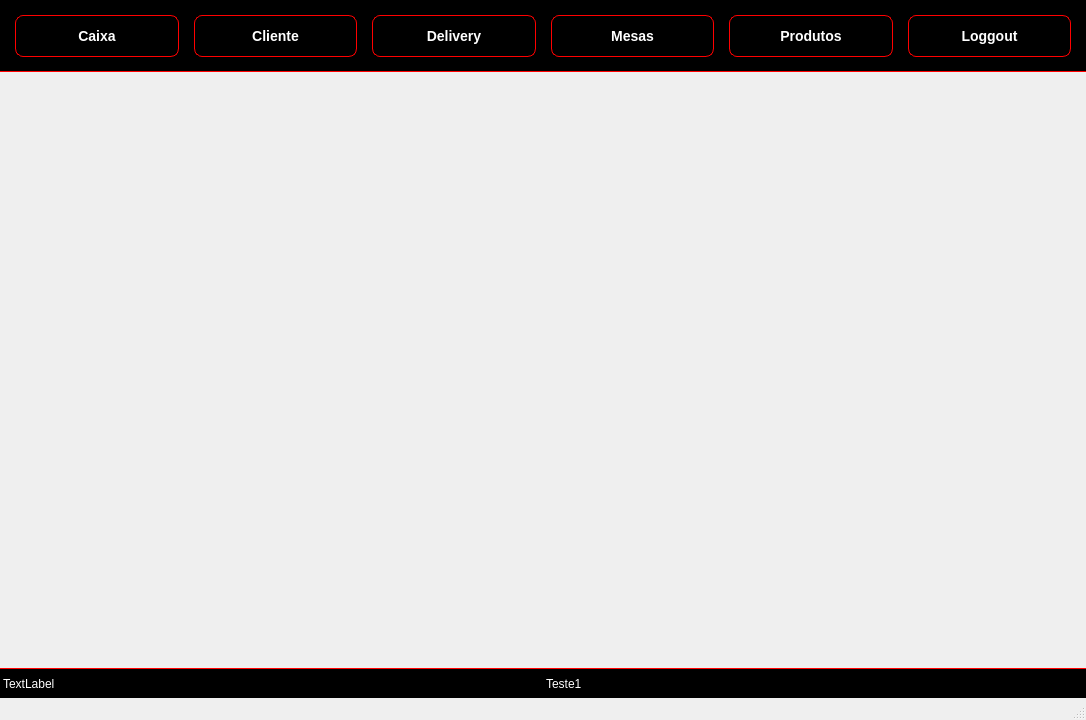
<?xml version="1.0" encoding="UTF-8"?>
<ui version="4.0">
 <class>MainWindow</class>
 <widget class="QMainWindow" name="MainWindow">
  <property name="geometry">
   <rect>
    <x>0</x>
    <y>0</y>
    <width>1086</width>
    <height>720</height>
   </rect>
  </property>
  <property name="minimumSize">
   <size>
    <width>1086</width>
    <height>720</height>
   </size>
  </property>
  <property name="windowTitle">
   <string>MainWindow</string>
  </property>
  <widget class="QWidget" name="centralwidget">
   <property name="styleSheet">
    <string notr="true"/>
   </property>
   <layout class="QVBoxLayout" name="verticalLayout">
    <property name="spacing">
     <number>0</number>
    </property>
    <property name="leftMargin">
     <number>0</number>
    </property>
    <property name="topMargin">
     <number>0</number>
    </property>
    <property name="rightMargin">
     <number>0</number>
    </property>
    <property name="bottomMargin">
     <number>0</number>
    </property>
    <item>
     <widget class="QWidget" name="widget" native="true">
      <property name="sizePolicy">
       <sizepolicy hsizetype="Expanding" vsizetype="Preferred">
        <horstretch>0</horstretch>
        <verstretch>0</verstretch>
       </sizepolicy>
      </property>
      <property name="maximumSize">
       <size>
        <width>16777215</width>
        <height>100</height>
       </size>
      </property>
      <property name="styleSheet">
       <string notr="true">QWidget {
	background-color: rgb(0, 0, 0);
    border-bottom: 1px solid red;
    
    /* Gradiente para profundidade */
    background: qlineargradient(x1: 0, y1: 0, x2: 0, y2: 1,
        stop: 0 #000000, 
        stop: 0.5 #000000,
        stop: 1 #000000);
    
    /* Sombra externa para efeito 3D */
    box-shadow: 3px 3px 5px rgba(0, 0, 0, 0.2),
                -1px -1px 2px rgba(255, 255, 255, 0.3);
}</string>
      </property>
      <layout class="QHBoxLayout" name="horizontalLayout_2">
       <property name="spacing">
        <number>15</number>
       </property>
       <property name="leftMargin">
        <number>15</number>
       </property>
       <property name="topMargin">
        <number>15</number>
       </property>
       <property name="rightMargin">
        <number>15</number>
       </property>
       <property name="bottomMargin">
        <number>15</number>
       </property>
       <item>
        <widget class="QPushButton" name="btn_caixa">
         <property name="styleSheet">
          <string notr="true">QPushButton {
    background: qlineargradient(x1: 0, y1: 0, x2: 0, y2: 1,
        stop: 0 #000000, stop: 1 #000000);
    color: white;
    border: 1px solid red;
    padding: 12px 24px;
    border-radius: 8px;
    font-weight: bold;
    font-size: 14px;
}

QPushButton:hover {
    background: qlineargradient(x1: 0, y1: 0, x2: 0, y2: 1,
        stop: 0 #4e4e4e, stop: 1 #4e4e4e);
}

QPushButton:pressed {
    background: qlineargradient(x1: 0, y1: 0, x2: 0, y2: 1,
        stop: 0 #1a5fb4, stop: 1 #4a00e0);
}</string>
         </property>
         <property name="text">
          <string>Caixa</string>
         </property>
         <property name="icon">
          <iconset theme="QIcon::ThemeIcon::GoHome"/>
         </property>
         <property name="iconSize">
          <size>
           <width>35</width>
           <height>35</height>
          </size>
         </property>
        </widget>
       </item>
       <item>
        <widget class="QPushButton" name="btn_clientes">
         <property name="styleSheet">
          <string notr="true">QPushButton {
    background: qlineargradient(x1: 0, y1: 0, x2: 0, y2: 1,
        stop: 0 #000000, stop: 1 #000000);
    color: white;
    border: 1px solid red;
    padding: 12px 24px;
    border-radius: 8px;
    font-weight: bold;
    font-size: 14px;
}

QPushButton:hover {
    background: qlineargradient(x1: 0, y1: 0, x2: 0, y2: 1,
        stop: 0 #4e4e4e, stop: 1 #4e4e4e);
}

QPushButton:pressed {
    background: qlineargradient(x1: 0, y1: 0, x2: 0, y2: 1,
        stop: 0 #1a5fb4, stop: 1 #4a00e0);
}</string>
         </property>
         <property name="text">
          <string>Cliente</string>
         </property>
         <property name="icon">
          <iconset theme="QIcon::ThemeIcon::ContactNew"/>
         </property>
         <property name="iconSize">
          <size>
           <width>35</width>
           <height>35</height>
          </size>
         </property>
        </widget>
       </item>
       <item>
        <widget class="QPushButton" name="btn_delivery">
         <property name="styleSheet">
          <string notr="true">QPushButton {
    background: qlineargradient(x1: 0, y1: 0, x2: 0, y2: 1,
        stop: 0 #000000, stop: 1 #000000);
    color: white;
    border: 1px solid red;
    padding: 12px 24px;
    border-radius: 8px;
    font-weight: bold;
    font-size: 14px;
}

QPushButton:hover {
    background: qlineargradient(x1: 0, y1: 0, x2: 0, y2: 1,
        stop: 0 #4e4e4e, stop: 1 #4e4e4e);
}

QPushButton:pressed {
    background: qlineargradient(x1: 0, y1: 0, x2: 0, y2: 1,
        stop: 0 #1a5fb4, stop: 1 #4a00e0);
}</string>
         </property>
         <property name="text">
          <string>Delivery</string>
         </property>
         <property name="icon">
          <iconset theme="QIcon::ThemeIcon::CallStart"/>
         </property>
         <property name="iconSize">
          <size>
           <width>35</width>
           <height>35</height>
          </size>
         </property>
        </widget>
       </item>
       <item>
        <widget class="QPushButton" name="btn_mesas">
         <property name="styleSheet">
          <string notr="true">QPushButton {
    background: qlineargradient(x1: 0, y1: 0, x2: 0, y2: 1,
        stop: 0 #000000, stop: 1 #000000);
    color: white;
    border: 1px solid red;
    padding: 12px 24px;
    border-radius: 8px;
    font-weight: bold;
    font-size: 14px;
}

QPushButton:hover {
    background: qlineargradient(x1: 0, y1: 0, x2: 0, y2: 1,
        stop: 0 #4e4e4e, stop: 1 #4e4e4e);
}

QPushButton:pressed {
    background: qlineargradient(x1: 0, y1: 0, x2: 0, y2: 1,
        stop: 0 #1a5fb4, stop: 1 #4a00e0);
}</string>
         </property>
         <property name="text">
          <string>Mesas</string>
         </property>
         <property name="icon">
          <iconset theme="QIcon::ThemeIcon::FolderNew"/>
         </property>
         <property name="iconSize">
          <size>
           <width>35</width>
           <height>35</height>
          </size>
         </property>
        </widget>
       </item>
       <item>
        <widget class="QPushButton" name="btn_produtto">
         <property name="styleSheet">
          <string notr="true">QPushButton {
    background: qlineargradient(x1: 0, y1: 0, x2: 0, y2: 1,
        stop: 0 #000000, stop: 1 #000000);
    color: white;
    border: 1px solid red;
    padding: 12px 24px;
    border-radius: 8px;
    font-weight: bold;
    font-size: 14px;
}

QPushButton:hover {
    background: qlineargradient(x1: 0, y1: 0, x2: 0, y2: 1,
        stop: 0 #4e4e4e, stop: 1 #4e4e4e);
}

QPushButton:pressed {
    background: qlineargradient(x1: 0, y1: 0, x2: 0, y2: 1,
        stop: 0 #1a5fb4, stop: 1 #4a00e0);
}</string>
         </property>
         <property name="text">
          <string>Produtos</string>
         </property>
         <property name="icon">
          <iconset theme="QIcon::ThemeIcon::Computer"/>
         </property>
         <property name="iconSize">
          <size>
           <width>35</width>
           <height>35</height>
          </size>
         </property>
        </widget>
       </item>
       <item>
        <widget class="QPushButton" name="btn_loggout">
         <property name="styleSheet">
          <string notr="true">QPushButton {
    background: qlineargradient(x1: 0, y1: 0, x2: 0, y2: 1,
        stop: 0 #000000, stop: 1 #000000);
    color: white;
    border: 1px solid red;
    padding: 12px 24px;
    border-radius: 8px;
    font-weight: bold;
    font-size: 14px;
}

QPushButton:hover {
    background: qlineargradient(x1: 0, y1: 0, x2: 0, y2: 1,
        stop: 0 #4e4e4e, stop: 1 #4e4e4e);
}

QPushButton:pressed {
    background: qlineargradient(x1: 0, y1: 0, x2: 0, y2: 1,
        stop: 0 #1a5fb4, stop: 1 #4a00e0);
}</string>
         </property>
         <property name="text">
          <string>Loggout</string>
         </property>
         <property name="icon">
          <iconset theme="QIcon::ThemeIcon::ApplicationExit"/>
         </property>
         <property name="iconSize">
          <size>
           <width>35</width>
           <height>35</height>
          </size>
         </property>
         <property name="flat">
          <bool>false</bool>
         </property>
        </widget>
       </item>
      </layout>
     </widget>
    </item>
    <item>
     <widget class="QStackedWidget" name="stackedWidget_container">
      <widget class="QWidget" name="stackedWidget_2Page1"/>
     </widget>
    </item>
    <item>
     <widget class="QWidget" name="widget_3" native="true">
      <property name="sizePolicy">
       <sizepolicy hsizetype="Expanding" vsizetype="Preferred">
        <horstretch>0</horstretch>
        <verstretch>0</verstretch>
       </sizepolicy>
      </property>
      <property name="maximumSize">
       <size>
        <width>16777215</width>
        <height>30</height>
       </size>
      </property>
      <property name="styleSheet">
       <string notr="true">QWidget {
	background-color: rgb(0, 0, 0);
    border-top: 1px solid red;
    
    /* Gradiente para profundidade */
    background: qlineargradient(x1: 0, y1: 0, x2: 0, y2: 1,
        stop: 0 #000000, 
        stop: 0.5 #000000,
        stop: 1 #000000);
    
    /* Sombra externa para efeito 3D */
    box-shadow: 3px 3px 5px rgba(0, 0, 0, 0.2),
                -1px -1px 2px rgba(255, 255, 255, 0.3);
}</string>
      </property>
      <layout class="QHBoxLayout" name="horizontalLayout">
       <property name="spacing">
        <number>0</number>
       </property>
       <property name="leftMargin">
        <number>0</number>
       </property>
       <property name="topMargin">
        <number>0</number>
       </property>
       <property name="rightMargin">
        <number>0</number>
       </property>
       <property name="bottomMargin">
        <number>0</number>
       </property>
       <item>
        <widget class="QLabel" name="label_2">
         <property name="styleSheet">
          <string notr="true">color: white;</string>
         </property>
         <property name="text">
          <string>TextLabel</string>
         </property>
        </widget>
       </item>
       <item>
        <widget class="QLabel" name="label">
         <property name="sizePolicy">
          <sizepolicy hsizetype="Preferred" vsizetype="Expanding">
           <horstretch>0</horstretch>
           <verstretch>0</verstretch>
          </sizepolicy>
         </property>
         <property name="styleSheet">
          <string notr="true">color: white;</string>
         </property>
         <property name="text">
          <string>Teste1</string>
         </property>
        </widget>
       </item>
      </layout>
     </widget>
    </item>
   </layout>
  </widget>
  <widget class="QMenuBar" name="menubar">
   <property name="geometry">
    <rect>
     <x>0</x>
     <y>0</y>
     <width>1086</width>
     <height>33</height>
    </rect>
   </property>
  </widget>
  <widget class="QStatusBar" name="statusbar"/>
 </widget>
 <resources/>
 <connections/>
</ui>
